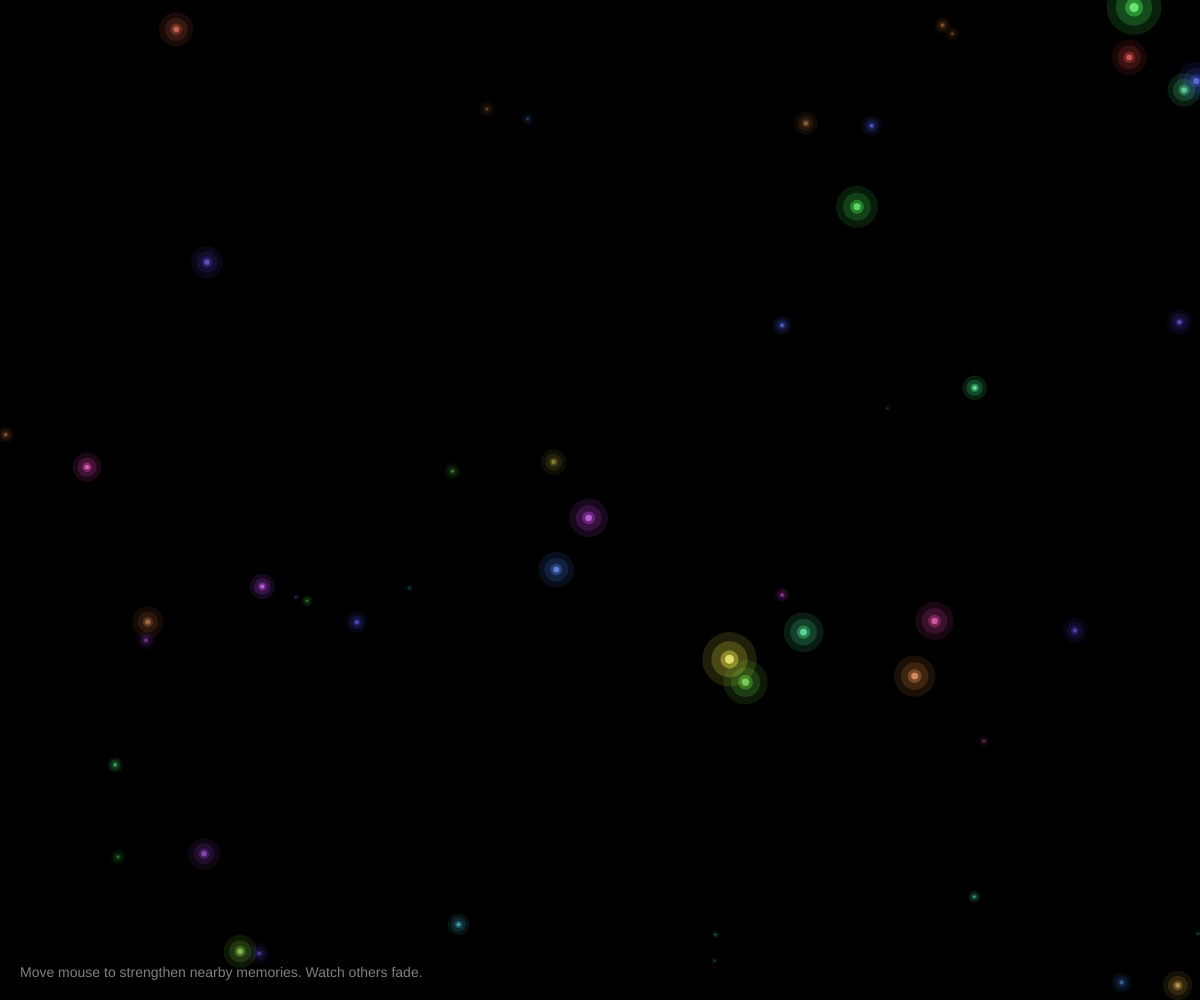
Frame 1 (no input)
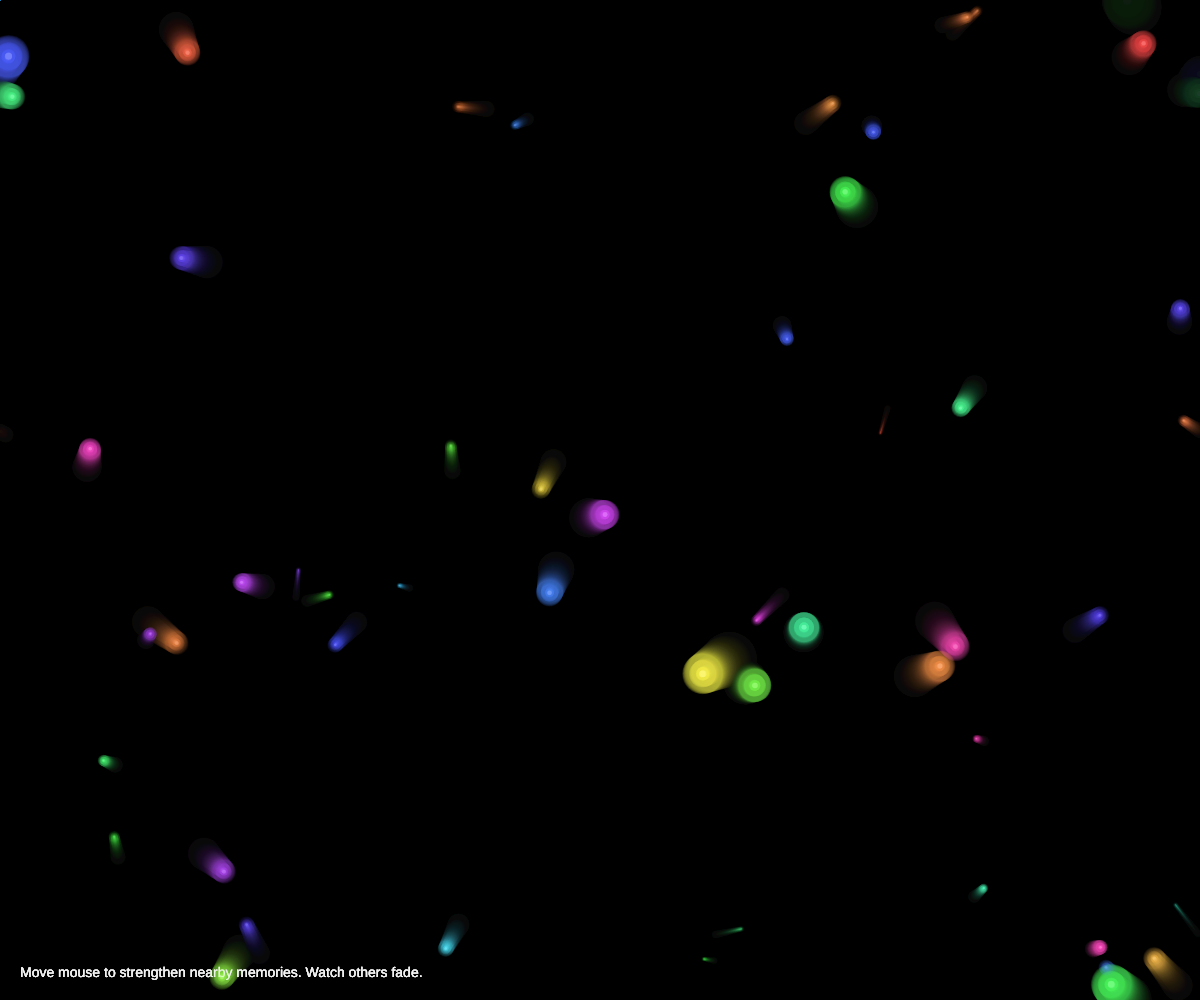
Frame 60 (no input)
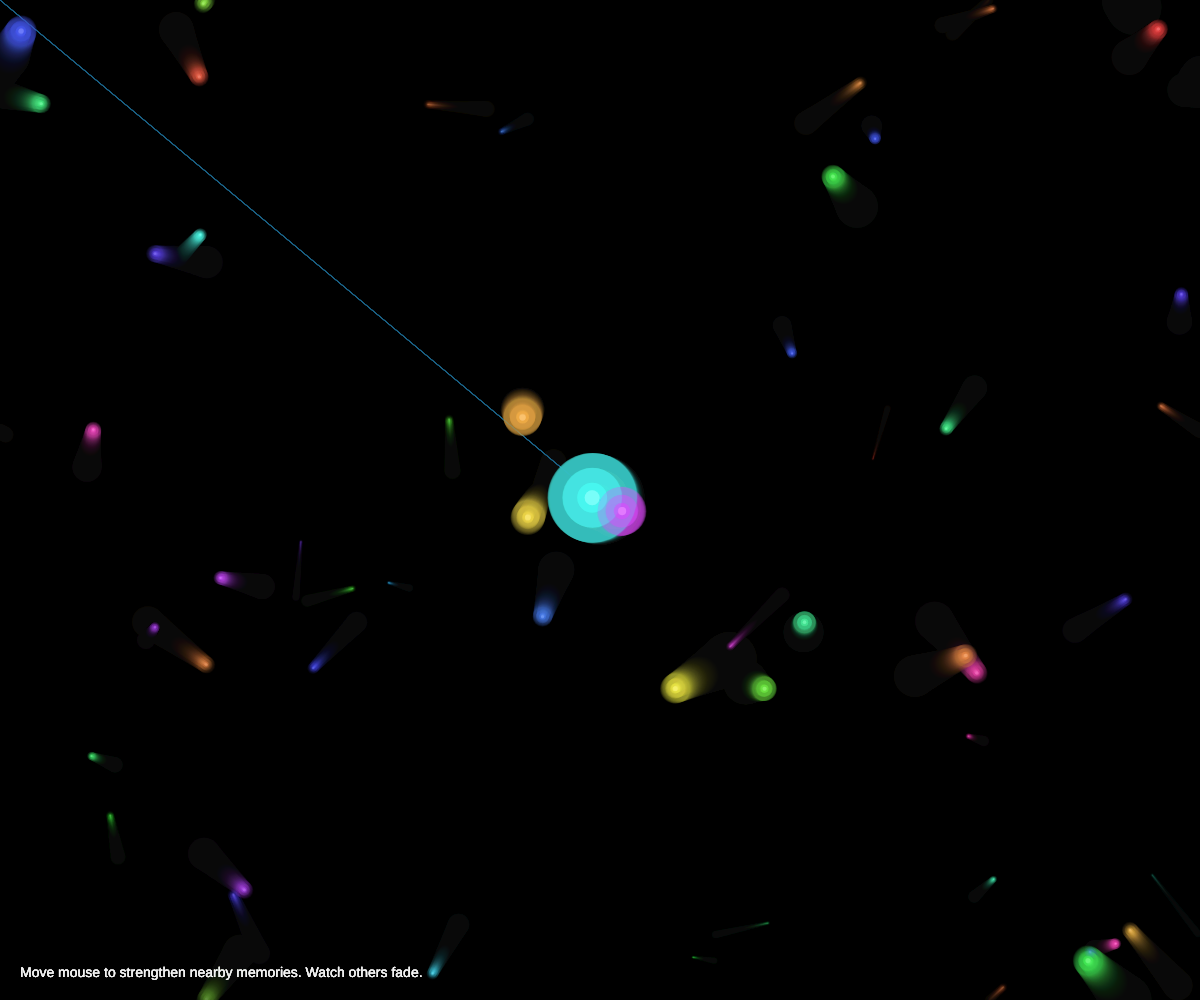
Frame 120 (the mouse pressed at the canvas centre since frame 60)

The p5.js sketch that drew these frames (run headless with seeded random() and noise() and a simulated clock; from frame 60 on, the mouse is pressed at the canvas centre):

// p5.js sketch
// ── sketch.js
// Memory Decay - 2026-03-21
// Visualizing how memories fade and important ones strengthen

let particles = [];
let mouseMemory = [];
const MAX_PARTICLES = 200;
const DECAY_RATE = 0.995;
const BOOST_RADIUS = 100;

function setup() {
  createCanvas(windowWidth, windowHeight);
  colorMode(HSB, 360, 100, 100, 100);
  background(0);
  
  // Initial particles representing memories
  for (let i = 0; i < 50; i++) {
    particles.push(new Memory(random(width), random(height)));
  }
}

function draw() {
  // Fade background slowly (memory decay)
  background(0, 5);
  
  // Update and draw all particles
  for (let i = particles.length - 1; i >= 0; i--) {
    let p = particles[i];
    
    // Check if mouse is near (attention strengthens memory)
    let d = dist(mouseX, mouseY, p.x, p.y);
    if (d < BOOST_RADIUS) {
      p.strengthen(map(d, 0, BOOST_RADIUS, 1, 0));
    }
    
    p.update();
    p.display();
    
    // Remove fully decayed memories
    if (p.strength < 0.01) {
      particles.splice(i, 1);
    }
  }
  
  // Spawn new memories occasionally
  if (frameCount % 30 === 0 && particles.length < MAX_PARTICLES) {
    particles.push(new Memory(random(width), random(height)));
  }
  
  // Draw mouse trail (current attention)
  mouseMemory.push({x: mouseX, y: mouseY, age: 0});
  if (mouseMemory.length > 50) mouseMemory.shift();
  
  noFill();
  beginShape();
  for (let i = 0; i < mouseMemory.length; i++) {
    let m = mouseMemory[i];
    let alpha = map(i, 0, mouseMemory.length, 10, 60);
    stroke(200, 80, 100, alpha);
    vertex(m.x, m.y);
  }
  endShape();
  
  // Instructions
  fill(0, 0, 100, 50);
  noStroke();
  textSize(14);
  textAlign(LEFT, BOTTOM);
  text("Move mouse to strengthen nearby memories. Watch others fade.", 20, height - 20);
}

class Memory {
  constructor(x, y) {
    this.x = x;
    this.y = y;
    this.strength = random(0.3, 1);
    this.baseHue = random(360);
    this.size = random(5, 20);
    this.vx = random(-0.5, 0.5);
    this.vy = random(-0.5, 0.5);
  }
  
  update() {
    // Natural decay
    this.strength *= DECAY_RATE;
    
    // Gentle drift
    this.x += this.vx;
    this.y += this.vy;
    
    // Wrap around
    if (this.x < 0) this.x = width;
    if (this.x > width) this.x = 0;
    if (this.y < 0) this.y = height;
    if (this.y > height) this.y = 0;
  }
  
  strengthen(amount) {
    this.strength = min(1, this.strength + amount * 0.02);
  }
  
  display() {
    let alpha = this.strength * 80;
    let size = this.size * this.strength;
    
    // Glow effect
    for (let i = 3; i > 0; i--) {
      fill(this.baseHue, 70, 100, alpha / (i * 2));
      noStroke();
      ellipse(this.x, this.y, size * i, size * i);
    }
    
    // Core
    fill(this.baseHue, 50, 100, alpha);
    ellipse(this.x, this.y, size * 0.5, size * 0.5);
  }
}

function windowResized() {
  resizeCanvas(windowWidth, windowHeight);
}

function mousePressed() {
  // Click to create a strong new memory
  let m = new Memory(mouseX, mouseY);
  m.strength = 1;
  m.size = 30;
  particles.push(m);
}
